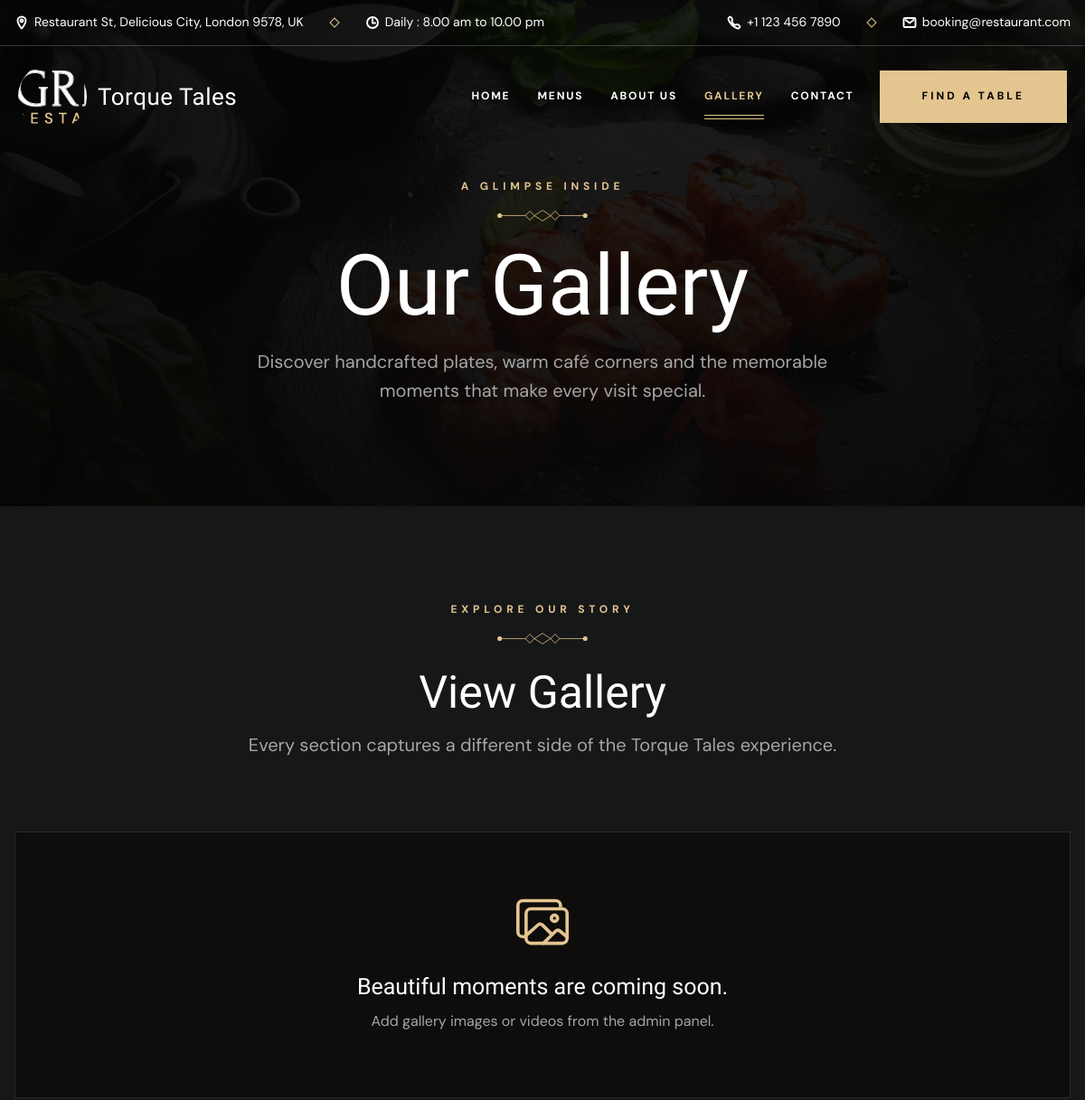
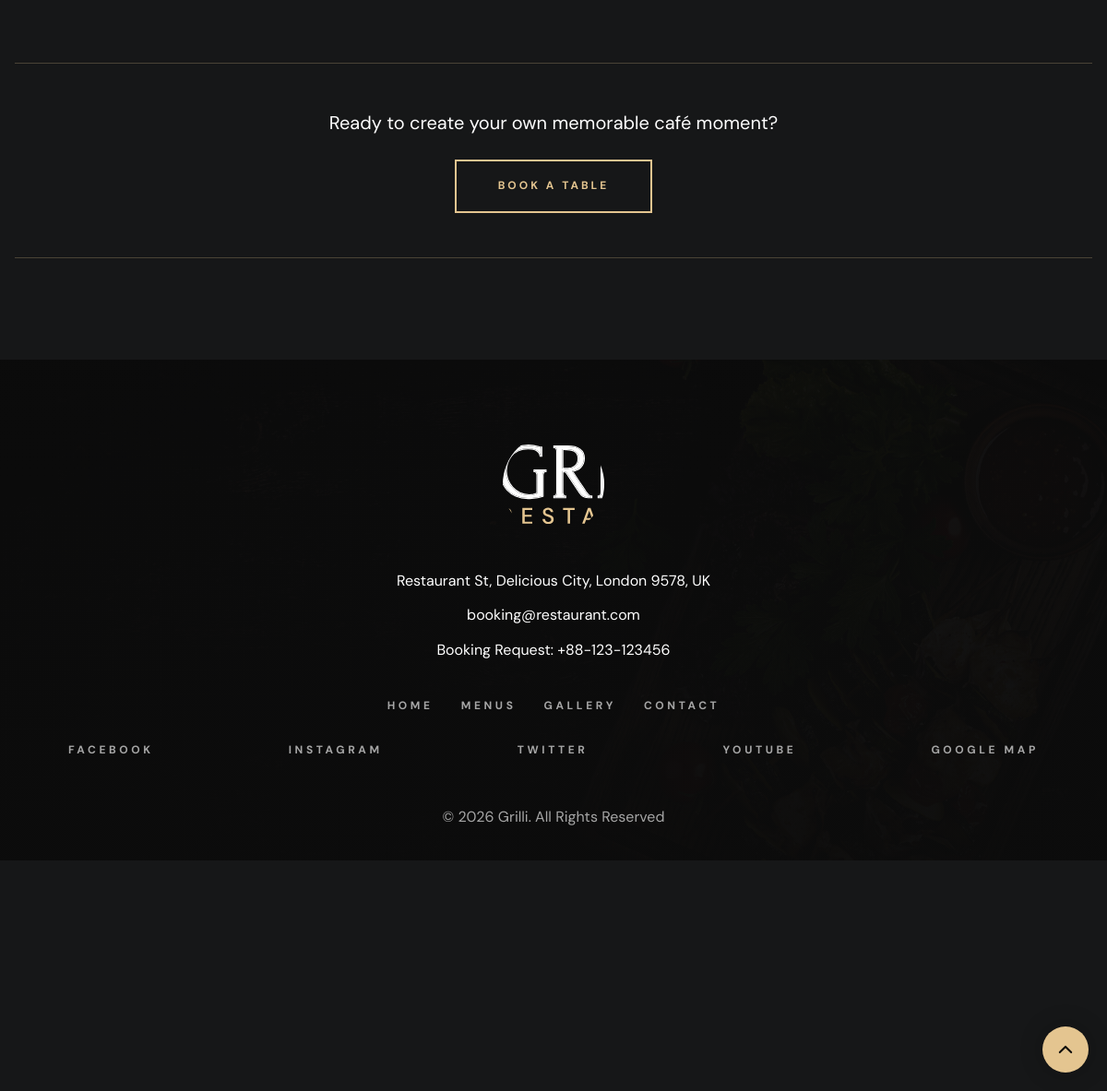
The app's page /gallery/, older data (2 pictures, top to bottom).
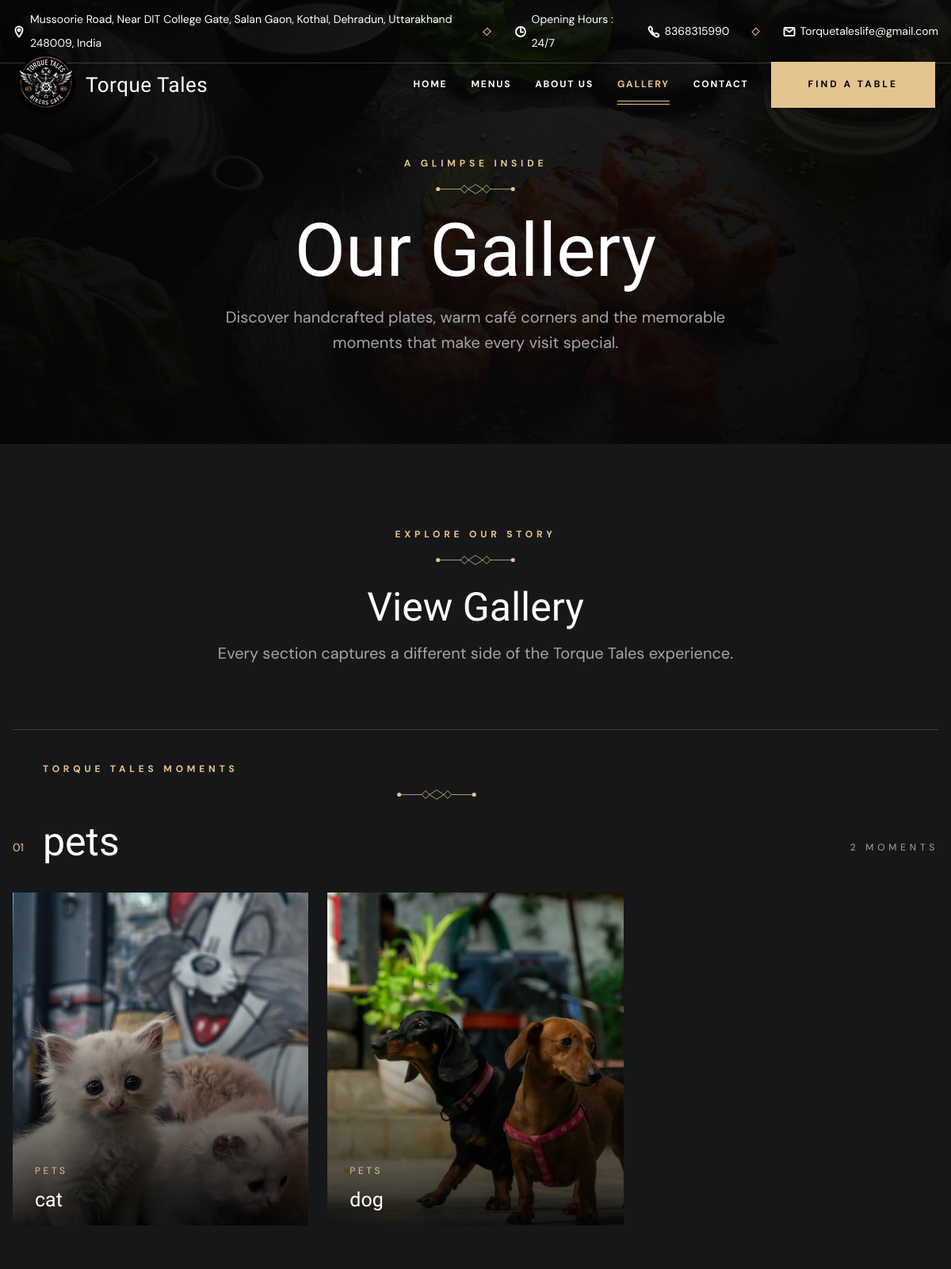
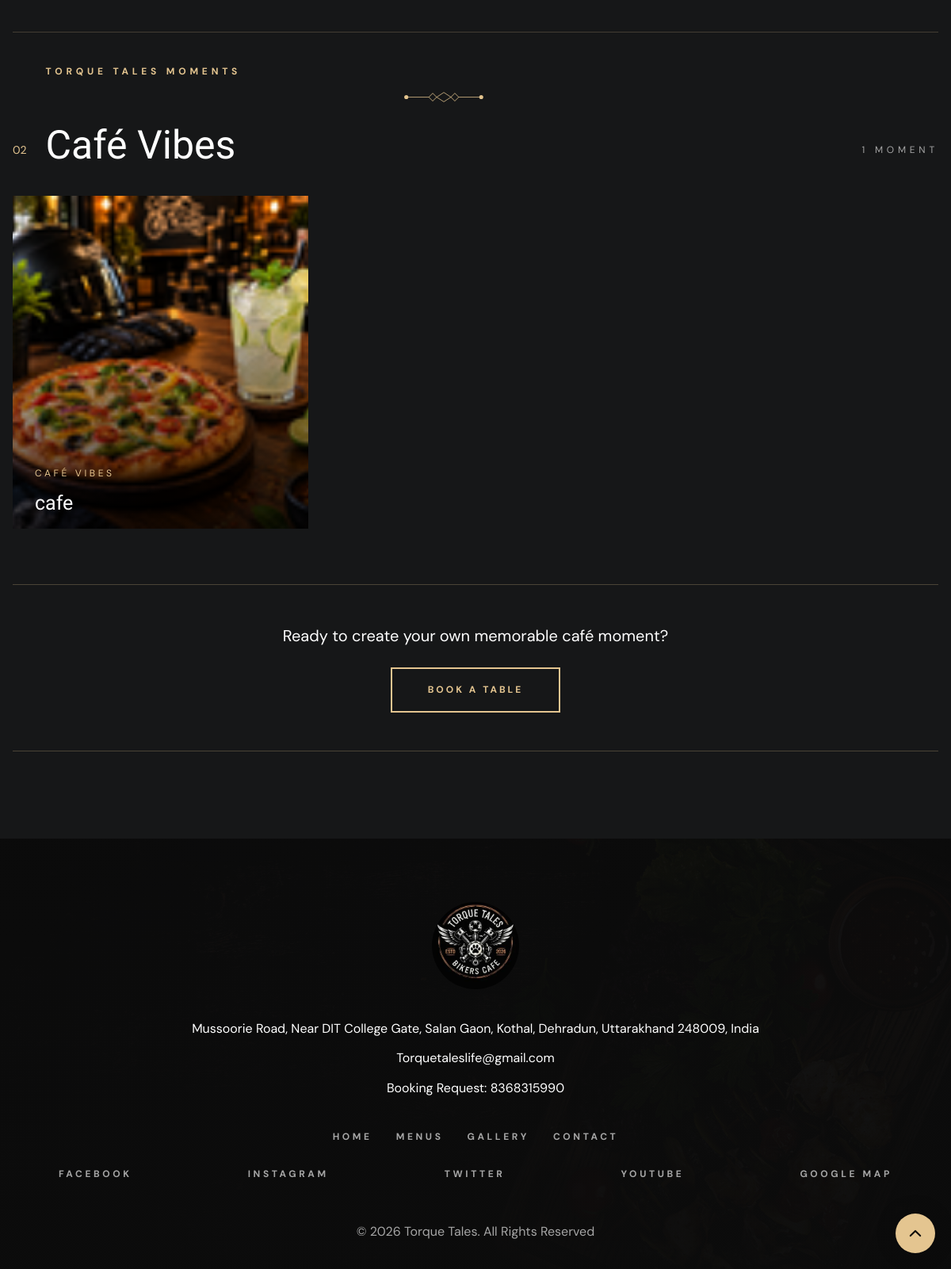
The same page, newer data (2 pictures, top to bottom).
### website/models.py (models this page shows, shortened)
class SiteSettings(models.Model):
    site_name = models.CharField(max_length=100, default="Torque Tales")
    tagline = models.CharField(max_length=200, default="Amazing & Delicious Food")
    logo = models.ImageField(upload_to="site/", blank=True, null=True)
    favicon = models.ImageField(upload_to="site/", blank=True, null=True)
    address = models.CharField(max_length=255, default="Restaurant St, Delicious City, London 9578, UK")
    open_hours = models.CharField(max_length=100, default="Daily : 8.00 am to 10.00 pm")
    phone = models.CharField(max_length=30, default="+1 123 456 7890")
    phone_link = models.CharField(max_length=30, default="+11234567890", help_text="Digits only, used for tel: link")
    email = models.EmailField(default="booking@restaurant.com")
    navbar_open_hours = models.CharField(max_length=100, default="Open: 9.30 am - 2.30pm")
    booking_phone = models.CharField(max_length=30, default="+88-123-123456")
    booking_phone_link = models.CharField(max_length=30, default="+88123123456")
    reservation_lunch_time = models.CharField(max_length=100, default="Monday to Sunday, 11.00 am - 2.30pm")
    reservation_dinner_time = models.CharField(max_length=100, default="Monday to Sunday, 05.00 pm - 10.00pm")
    footer_background = models.ImageField(upload_to="site/", blank=True, null=True)
    footer_open_hours = models.CharField(max_length=100, default="Open : 09:00 am - 01:00 pm")
    newsletter_offer_text = models.CharField(max_length=100, default="Subscribe us & Get 25% Off.")
    copyright_text = models.CharField(max_length=255, default="© 2026 Torque Tales. All Rights Reserved")
    class Meta:
        verbose_name = "Site Setting"
        verbose_name_plural = "Site Settings"
    @classmethod
    def load(cls):
        obj, _ = cls.objects.get_or_create(pk=1)
        return obj

class SocialLink(models.Model):
    name = models.CharField(max_length=50, help_text="e.g. Facebook, Instagram")
    url = models.URLField()
    order = models.PositiveIntegerField(default=0)
    is_active = models.BooleanField(default=True)
    class Meta:
        ordering = ["order", "id"]

class GalleryItem(models.Model):
    title = models.CharField(max_length=150)
    category = models.CharField(
        max_length=80,
        blank=True,
        help_text="Items with the same category appear together under one heading, e.g. Bikes & Rides, Food & Coffee, Café Vibes.",
    )
    media_type = models.CharField(max_length=10, choices=MEDIA_TYPE_CHOICES, default="image")
    image = models.ImageField(upload_to="gallery/", blank=True, null=True)
    video = models.FileField(
        upload_to="gallery/videos/", blank=True, null=True,
        validators=[validate_video_upload],
        help_text="MP4, WebM, or OGG. Maximum size: 50 MB.",
    )
    order = models.PositiveIntegerField(default=0)
    is_active = models.BooleanField(default=True)
    class Meta:
        ordering = ["order", "id"]

### website/views.py (the view)
# urls.py: path('gallery/', views.gallery, name='gallery'),
def gallery(request):
    sections = {}
    for item in GalleryItem.objects.filter(is_active=True):
        section_name = item.category.strip() or "Café Moments"
        sections.setdefault(section_name, []).append(item)
    context = {
        "site": SiteSettings.load(),
        "gallery_sections": [
            {"title": title, "items": items}
            for title, items in sections.items()
        ],
        "social_links": SocialLink.objects.filter(is_active=True),
    }
    return render(request, "website/gallery.html", context)

### website/templates/website/gallery.html (shortened to what this page needs)
{% load static %}
<!DOCTYPE html>
<html lang="en">
<head>
  <link rel="stylesheet" href="{% static 'website/assets/css/style.css' %}">
  <link rel="stylesheet" href="{% static 'website/assets/css/gallery.css' %}">
</head>
<body id="top">
  <div class="topbar">
    <div class="container">
      <address class="topbar-item"><div class="icon"><ion-icon name="location-outline" aria-hidden="true"></ion-icon></div><span class="span">{{ site.address }}</span></address>
      <div class="separator"></div>
      <div class="topbar-item item-2"><div class="icon"><ion-icon name="time-outline" aria-hidden="true"></ion-icon></div><span class="span">{{ site.open_hours }}</span></div>
      <a href="tel:{{ site.phone_link }}" class="topbar-item link"><div class="icon"><ion-icon name="call-outline" aria-hidden="true"></ion-icon></div><span class="span">{{ site.phone }}</span></a>
      <div class="separator"></div>
      <a href="mailto:{{ site.email }}" class="topbar-item link"><div class="icon"><ion-icon name="mail-outline" aria-hidden="true"></ion-icon></div><span class="span">{{ site.email }}</span></a>
    </div>
  </div>
  <header class="header" data-header>
    <div class="container">
      <a href="{% url 'index' %}" class="logo brand-lockup" aria-label="Torque Tales home">
        {% if site.logo %}<img src="{{ site.logo.url }}" width="76" height="76" class="site-logo-img" alt="{{ site.site_name }} home">{% else %}<img src="{% static 'website/assets/images/torque-tales-logo.jpg' %}" width="76" height="76" class="site-logo-img" alt="{{ site.site_name }} home">{% endif %}
        <span class="brand-name">Torque Tales</span>
      </a>
      <nav class="navbar" data-navbar>
        <ul class="navbar-list">
          <li class="navbar-item"><a href="{% url 'index' %}#home" class="navbar-link hover-underline"><div class="separator"></div><span class="span">Home</span></a></li>
          <li class="navbar-item"><a href="{% url 'index' %}#menu" class="navbar-link hover-underline"><div class="separator"></div><span class="span">Menus</span></a></li>
          <li class="navbar-item"><a href="{% url 'index' %}#about" class="navbar-link hover-underline"><div class="separator"></div><span class="span">About Us</span></a></li>
          <li class="navbar-item"><a href="{% url 'gallery' %}" class="navbar-link hover-underline active" aria-current="page"><div class="separator"></div><span class="span">Gallery</span></a></li>
          <li class="navbar-item"><a href="{% url 'index' %}#reservation" class="navbar-link hover-underline"><div class="separator"></div><span class="span">Contact</span></a></li>
        </ul>
      </nav>
      <a href="{% url 'index' %}#reservation" class="btn btn-secondary"><span class="text text-1">Find A Table</span><span class="text text-2" aria-hidden="true">Find A Table</span></a>
    </div>
  </header>
  <main>
    <section class="gallery-hero text-center" aria-labelledby="gallery-title">
      <div class="gallery-hero-bg"></div>
      <div class="container">
        <p class="section-subtitle label-2">A Glimpse Inside</p>
        <h1 class="display-1" id="gallery-title">Our Gallery</h1>
        <p class="body-2 gallery-intro">Discover handcrafted plates, warm café corners and the memorable moments that make every visit special.</p>
      </div>
    </section>
    <section class="section gallery-section" aria-label="Café gallery">
      <div class="container">
        <div class="gallery-heading text-center">
          <p class="section-subtitle label-2">Explore Our Story</p>
          <h2 class="headline-1 section-title">View Gallery</h2>
          <p class="body-2">Every section captures a different side of the Torque Tales experience.</p>
        </div>
        {% if gallery_sections %}
        <div class="gallery-sections">
          {% for section in gallery_sections %}
          <section class="gallery-category" aria-labelledby="gallery-category-{{ forloop.counter }}">
            <header class="gallery-category-header">
              <span class="gallery-category-number label-2">0{{ forloop.counter }}</span>
              <div>
                <p class="section-subtitle label-2">Torque Tales Moments</p>
                <h3 class="headline-1 gallery-category-title" id="gallery-category-{{ forloop.counter }}">{{ section.title }}</h3>
              </div>
              <span class="gallery-category-count label-2">{{ section.items|length }} {% if section.items|length == 1 %}Moment{% else %}Moments{% endif %}</span>
            </header>
            <ul class="gallery-grid">
              {% for item in section.items %}
              <li class="gallery-item{% if forloop.first and section.items|length > 2 %} gallery-item-featured{% endif %}">
                <figure class="gallery-card">
                  {% if item.media_type == "video" and item.video %}
                  <video class="gallery-media" autoplay muted loop playsinline preload="metadata" aria-label="{{ item.title }}"><source src="{{ item.video.url }}"></video>
                  {% elif item.image %}
                  <img src="{{ item.image.url }}" alt="{{ item.title }}" class="gallery-media" loading="lazy">
                  {% endif %}
                  <figcaption class="gallery-caption">
                    <span class="label-2">{{ section.title }}</span>
                    <h4 class="title-2">{{ item.title }}</h4>
                  </figcaption>
                </figure>
              </li>
              {% endfor %}
            </ul>
          </section>
          {% endfor %}
        </div>
        {% else %}
        <div class="gallery-empty text-center">
          <ion-icon name="images-outline" aria-hidden="true"></ion-icon>
          <h3 class="title-2">Beautiful moments are coming soon.</h3>
          <p class="body-4">Add gallery images or videos from the admin panel.</p>
        </div>
        {% endif %}
        <div class="gallery-cta text-center">
          <p class="body-2">Ready to create your own memorable café moment?</p>
          <a href="{% url 'index' %}#reservation" class="btn btn-primary"><span class="text text-1">Book A Table</span><span class="text text-2" aria-hidden="true">Book A Table</span></a>
        </div>
      </div>
    </section>
  </main>
  <footer class="gallery-footer text-center">
    <div class="container">
      <a href="{% url 'index' %}" class="logo gallery-footer-logo">
        {% if site.logo %}<img src="{{ site.logo.url }}" width="110" height="110" class="site-logo-img footer-logo-img" alt="{{ site.site_name }} home">{% else %}<img src="{% static 'website/assets/images/torque-tales-logo.jpg' %}" width="110" height="110" class="site-logo-img footer-logo-img" alt="{{ site.site_name }} home">{% endif %}
      </a>
      <address class="body-4">{{ site.address }}</address>
      <a href="mailto:{{ site.email }}" class="body-4 contact-link">{{ site.email }}</a>
      <a href="tel:{{ site.booking_phone_link }}" class="body-4 contact-link">Booking Request: {{ site.booking_phone }}</a>
      <ul class="gallery-footer-links">
        <li><a href="{% url 'index' %}" class="label-2 footer-link hover-underline">Home</a></li>
        <li><a href="{% url 'index' %}#menu" class="label-2 footer-link hover-underline">Menus</a></li>
        <li><a href="{% url 'gallery' %}" class="label-2 footer-link hover-underline">Gallery</a></li>
        <li><a href="{% url 'index' %}#reservation" class="label-2 footer-link hover-underline">Contact</a></li>
      </ul>
      <div class="gallery-socials">
        {% for social in social_links %}<a href="{{ social.url }}" target="_blank" rel="noopener" class="label-2 footer-link hover-underline">{{ social.name }}</a>{% endfor %}
      </div>
      <p class="copyright">{{ site.copyright_text }}</p>
    </div>
  </footer>
  <a href="#top" class="back-top-btn active" aria-label="back to top" data-back-top-btn><ion-icon name="chevron-up" aria-hidden="true"></ion-icon></a>
</body>
</html>

### website/static/website/assets/css/gallery.css (style rules this page uses)
.gallery-hero { min-height: 560px; display: grid; place-items: center; position: relative; padding-block: 190px 110px; isolation: isolate; overflow: hidden; }
.gallery-hero-bg { position: absolute; inset: 0; z-index: -2; background: linear-gradient(180deg, rgba(10, 10, 10, .44), rgba(10, 10, 10, .88)), url('../images/hero-slider-2.jpg') center/cover no-repeat; transform: scale(1.03); }
.gallery-hero::after { content: ''; position: absolute; inset: 0; z-index: -1; background: radial-gradient(circle at 50% 65%, transparent 0, rgba(0, 0, 0, .34) 70%); }
.gallery-hero .display-1 { margin-block: 14px 20px; }
.gallery-intro { max-width: 690px; margin-inline: auto; color: var(--quick-silver); }
.gallery-section { background-color: var(--eerie-black-1); padding-block: 100px 110px; }
.gallery-heading { margin-block-end: 80px; }
.gallery-heading .section-title { margin-block-start: 12px; }
.gallery-heading .body-2 { color: var(--quick-silver); margin-block-start: 12px; }
.gallery-sections { display: grid; gap: 95px; }
.gallery-category { padding-block-start: 35px; border-top: 1px solid hsla(38, 61%, 73%, .22); }
.gallery-category-header { display: grid; grid-template-columns: auto 1fr; align-items: end; gap: 18px; margin-block-end: 34px; }
.gallery-category-number { color: var(--gold-crayola); font-size: 1.4rem; padding-block-end: 8px; }
.gallery-category-title { color: var(--white); margin-block-start: 5px; }
.gallery-category-count { display: none; color: var(--quick-silver); letter-spacing: var(--letterSpacing-2); text-transform: uppercase; padding-block-end: 8px; }
.gallery-grid { display: grid; grid-template-columns: 1fr; gap: 18px; }
.gallery-card { height: 360px; position: relative; overflow: hidden; background-color: var(--smoky-black-2); isolation: isolate; }
.gallery-card::after { content: ''; position: absolute; inset: 0; background: linear-gradient(180deg, transparent 32%, rgba(0, 0, 0, .82) 100%); z-index: 1; transition: var(--transition-2); }
.gallery-media { width: 100%; height: 100%; object-fit: cover; transition: transform .7s ease; }
.gallery-caption { position: absolute; inset-inline: 28px; bottom: 25px; z-index: 2; transform: translateY(8px); transition: var(--transition-2); }
.gallery-caption .label-2 { color: var(--gold-crayola); text-transform: uppercase; letter-spacing: var(--letterSpacing-4); margin-block-end: 7px; }
.gallery-cta { margin-block-start: 70px; padding: 48px 24px; border-block: 1px solid hsla(38, 61%, 73%, .25); }
.gallery-cta .body-2 { margin-block-end: 24px; }
.gallery-cta .btn { margin-inline: auto; }
.gallery-footer { padding-block: 80px 35px; background: linear-gradient(rgba(12, 12, 12, .9), rgba(12, 12, 12, .96)), url('../images/footer-bg.jpg') center/cover; }
.gallery-footer-logo { display: inline-block; margin-block-end: 25px; }
.gallery-footer .contact-link { display: block; margin-block-start: 8px; }
.gallery-footer-links, .gallery-socials { display: flex; justify-content: center; flex-wrap: wrap; gap: 16px 30px; margin-block-start: 32px; }
.gallery-socials { margin-block-start: 18px; }
.gallery-footer .copyright { margin-block-start: 45px; color: var(--quick-silver); }
@media (min-width: 575px) { .gallery-grid { grid-template-columns: repeat(2, 1fr); } }
@media (min-width: 992px) { .gallery-grid { grid-template-columns: repeat(3, 1fr); gap: 24px; } }
@media (min-width: 992px) { .gallery-card { height: 420px; } }
@media (min-width: 992px) { .gallery-category-header { grid-template-columns: auto 1fr auto; gap: 24px; } }
@media (min-width: 992px) { .gallery-category-count { display: block; } }

Row changes from the older to the newer data that the page shows:
changed SiteSettings: address "Restaurant St, Delicious City, London 9578, UK" → "Mussoorie Road, Near DIT College Gate, Salan Gaon, Kothal, Dehradun, Uttarakhand 248009, India"; open_hours "Daily : 8.00 am to 10.00 pm" → "Opening Hours : 24/7"; phone "+1 123 456 7890" → "8368315990"; email "booking@restaurant.com" → "Torquetaleslife@gmail.com"; logo: a different picture; booking_phone "+88-123-123456" → "8368315990"; copyright_text "© 2026 Grilli. All Rights Reserved" → "© 2026 Torque Tales. All Rights Reserved"
added GalleryItem: title "pets", image (picture), title "PETS", title "cat"
added GalleryItem: image (picture), title "dog", shown under "pets"
added GalleryItem: title "Café Vibes", image (picture), title "CAFÉ VIBES", title "cafe"
Text that changed along with them:
new list line: "0 1 TORQUE TALES MOMENTS 2 MOMENTS"
new list line: "0 2 TORQUE TALES MOMENTS 1 MOMENT"
text no longer shown: "Beautiful moments are coming soon. Add gallery images or videos from the admin panel."
